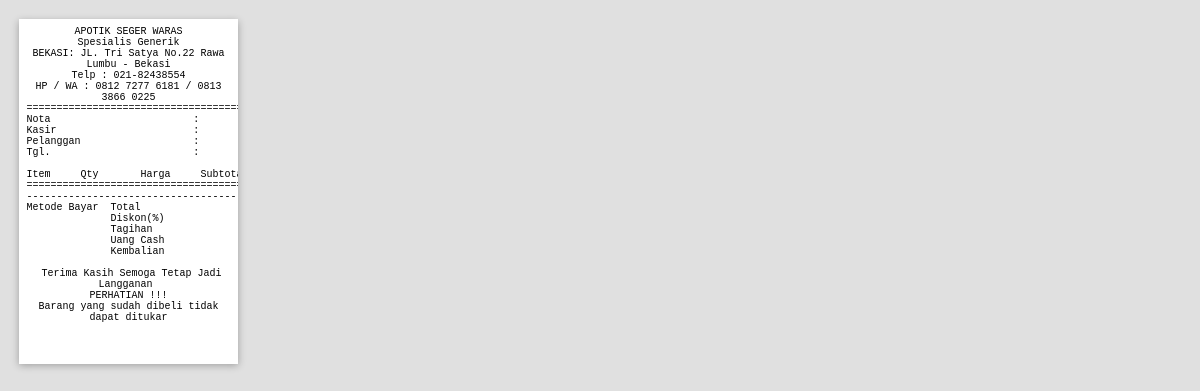
/masuk/modul/mod_laporan/struk3.php, run on the app's committed database.
### tables this page shows
CREATE TABLE `setheader` (
  `id_setheader` int(11) NOT NULL,
  `satu` varchar(111) NOT NULL DEFAULT 'WWW.BUTIKWALLPAPER.COM',
  `dua` varchar(111) NOT NULL DEFAULT 'Spesialis Wallpaper Dinding',
  `tiga` varchar(111) NOT NULL DEFAULT 'CABANG',
  `empat` varchar(111) NOT NULL,
  `lima` varchar(111) NOT NULL,
  `enam` varchar(111) NOT NULL DEFAULT 'HP / WA : 0812 7277 6181 / 0813 3866 0225',
  `tujuh` varchar(111) DEFAULT NULL,
  `delapan` varchar(100) NOT NULL DEFAULT 'Terima Kasih Semoga Tetap Jadi Langganan',
  `sembilan` varchar(100) NOT NULL DEFAULT 'PERHATIAN !!!',
  `sepuluh` varchar(100) NOT NULL DEFAULT 'Barang yang sudah dibeli tidak dapat ditukar',
  `sebelas` varchar(100) NOT NULL DEFAULT 'atau dikembalikan kecuali ada perjanjian'
);

### masuk/modul/mod_laporan/struk3.php (the view, shortened to what this page needs)
<?php
$ah = mysqli_query($GLOBALS["___mysqli_ston"], "SELECT * FROM setheader ");
$rh = mysqli_fetch_array($ah);
$dt = mysqli_query($GLOBALS["___mysqli_ston"], "SELECT * FROM trkasir
    JOIN carabayar ON trkasir.id_carabayar = carabayar.id_carabayar
    WHERE trkasir.kd_trkasir='$_GET[kd_trkasir]'");
$r1 = mysqli_fetch_array($dt);
$carabayar = mysqli_query($GLOBALS["___mysqli_ston"], "SELECT * FROM carabayar
    WHERE id_carabayar ='$r1[id_carabayar]'");
$bayar = mysqli_fetch_array($carabayar);
?>
<!DOCTYPE html>
<html lang="en">
<head>
    <link rel="stylesheet" href="struk.css">
</head>
<body class="struk" onload="printOut()">
    <section class="sheet">
        <?php
        echo '<table cellpadding="0" cellspacing="0" align="center">
                    <tr>
                        <td class="txt-center">' . $rh['satu'] . '</td>
                    </tr>
                    <tr>
                        <td class="txt-center">' . $rh['dua'] . '</td>
                    </tr>
                    <tr>
                        <td class="txt-center">' . $rh['tiga'] . '</td>
                    </tr>
                    <tr>
                        <td class="txt-center">' . $rh['empat'] . '</td>
                    </tr>
                    <tr>
                        <td class="txt-center">' . $rh['lima'] . '</td>
                    </tr>
                    <tr>
                        <td class="txt-center">' . $rh['enam'] . '</td>
                    </tr>
                    <tr>
                        <td class="txt-center">' . $rh['tujuh'] . '</td>
                    </tr>
                </table>';
        echo (str_repeat("=", 38) . "<br/>");
        echo '<table cellpadding="0" cellspacing="0" style="width:100%">
                    <tr>
                        <td align="left" class="txt-left">Nota&nbsp;</td>
                        <td align="left" class="txt-left">:</td>
                        <td align="left" class="txt-left">&nbsp;' . $r1['kd_trkasir'] . '</td>
                    </tr>
                    <tr>
                        <td align="left" class="txt-left">Kasir</td>
                        <td align="left" class="txt-left">:</td>
                        <td align="left" class="txt-left">&nbsp;' . $r1['petugas'] . '</td>
                    </tr>
                    <tr>
                        <td align="left" class="txt-left">Pelanggan</td>
                        <td align="left" class="txt-left">:</td>
                        <td align="left" class="txt-left">&nbsp;' . $r1['nm_pelanggan'] . '</td>
                    </tr>
                    <tr>
                        <td align="left" class="txt-left">Tgl.&nbsp;</td>
                        <td align="left" class="txt-left">:</td>
                        <td align="left" class="txt-left">&nbsp;' . tgl_indo($r1['tgl_trkasir']) . '</td>
                    </tr>
                </table>';
        echo '<br/>';
        $tItem = 'Item' . str_repeat("&nbsp;", (9 - strlen('Item')));
        $tQty  = 'Qty' . str_repeat("&nbsp;", (6 - strlen('Qty')));
        $tHarga = str_repeat("&nbsp;", (9 - strlen('Harga'))) . 'Harga';
        $tTotal = str_repeat("&nbsp;", (10 - strlen('Total'))) . 'Subtotal';
        $caption = $tItem . $tQty . $tHarga . $tTotal;
        echo    '<table cellpadding="0" cellspacing="0" style="width:100%">
                        <tr>
                            <td align="left" class="txt-left">' . $caption . '</td>
                        </tr>
                        <tr>
                            <td align="left" class="txt-left">' . str_repeat("=", 38) . '</td>
                        </tr>';
        $Rpsubtotal = 0;
        $diskon = 0;
        echo '<tr><td>' . str_repeat('-', 38) . '</td></tr>';
        $metode1    = 'Metode&nbsp;Bayar';
        $metode1    = $metode1 . str_repeat("&nbsp;", (19 - strlen($metode1)));
        $subtotal   = 'Total&nbsp;';
        $subtotal   = $subtotal . str_repeat("&nbsp;", (14 - strlen($subtotal)));
        $Ssubtotal  = number_format($Rpsubtotal, 0, ',', '.');
        $Ssubtotal  = str_repeat("&nbsp;", (14 - strlen($Ssubtotal))) . $Ssubtotal;
        echo '<tr><td>' . $metode1 . $subtotal . $Ssubtotal . '</td></tr>';
        $metode2    = $bayar['nm_carabayar'];
        $metode2    = $metode2 . str_repeat("&nbsp;", (14 - strlen($metode2)));
        $titleDisc  = 'Diskon(%)';
        $titleDisc  = $titleDisc . str_repeat("", (14 - strlen($titleDisc)));
        $Rpdisc     = $diskon;
        $Rpdisc     = str_repeat("&nbsp;", (14 - strlen($Rpdisc))) . $Rpdisc;
        echo '<tr><td>' . $metode2 . $titleDisc . $Rpdisc . '</td></tr>';
        $metode3        = '&nbsp;';
        $metode3        = $metode3 . str_repeat("&nbsp;", (19 - strlen($metode3)));
        $titleTagihan   = 'Tagihan';
        $titleTagihan   = $titleTagihan . str_repeat("", (14 - strlen($titleTagihan)));
        $Rptagihan      = number_format($r1['ttl_trkasir'], 0, ',', '.');
        $Rptagihan      = str_repeat("&nbsp;", (16 - strlen($Rptagihan))) . $Rptagihan;
        echo '<tr><td>' . $metode3 . $titleTagihan . $Rptagihan . '</td></tr>';
        $titleCash = 'Uang&nbsp;Cash';
        $titleCash = $titleCash . str_repeat("&nbsp;", (14 - strlen($titleCash)));
        $Rpcash      = number_format($r1['dp_bayar'], 0, ',', '.');
        $Rpcash      = str_repeat("&nbsp;", (14 - strlen($Rpcash))) . $Rpcash;
        echo '<tr><td>' . $metode3 . $titleCash . $Rpcash . '</td></tr>';
        $titleKembalian = 'Kembalian';
        $titleKembalian = $titleKembalian . str_repeat("", (14 - strlen($titleKembalian)));
        $Rpkembalian      = number_format($r1['sisa_bayar'], 0, ',', '.');
        $Rpkembalian      = str_repeat("&nbsp;", (14 - strlen($Rpkembalian))) . $Rpkembalian;
        echo '<tr><td>' . $metode3 . $titleKembalian . $Rpkembalian . '</td></tr>';
        echo '<tr><td>&nbsp;</td></tr>';
        echo '</table>';
        $footer1 = $rh['delapan'];
        echo ('<center>' . '&nbsp;' . $footer1 . '&nbsp;'  . "<br/>");
        $footer2 = $rh['sembilan'];
        echo ('<center>'.$footer2 . "<br/>");
        $footer3 = $rh['sepuluh'];
        echo ('<center>'.$footer3 . "<br/><br/><br/><br/>");
        ?>
    </section>
</body>
</html>

### masuk/modul/mod_laporan/struk.css (style rules this page uses)
body { margin: 0; font-size:10px;font-family: monospace; }
td { font-size:10px; }
.sheet { margin: 0; overflow: hidden; position: relative; box-sizing: border-box; page-break-after: always; }
body.struk .sheet { width: 58mm; }
body.struk .sheet { padding: 2mm; }
.txt-left { text-align: left; }
.txt-center { text-align: center; }
@media screen { body { background: #e0e0e0;font-family: monospace; } }
@media screen { .sheet { background: white; box-shadow: 0 .5mm 2mm rgba(0,0,0,.3); margin: 5mm; } }

### data on the page
setheader: satu "APOTIK SEGER WARAS", dua "Spesialis Generik", tiga "BEKASI: JL. Tri Satya No.22 Rawa Lumbu - Bekasi", empat "Telp : 021-82438554", lima "HP / WA : 0812 7277 6181 / 0813 3866 0225", delapan "Terima Kasih Semoga Tetap Jadi Langganan", sembilan "PERHATIAN !!!", sepuluh "Barang yang sudah dibeli tidak dapat ditukar"

### other printed values
$caption "Item Qty Harga…"
$metode1 "Metode Bayar"
$subtotal "Total"
$titleDisc "Diskon(%)"
$titleTagihan "Tagihan"
$titleCash "Uang Cash"
$titleKembalian "Kembalian"
